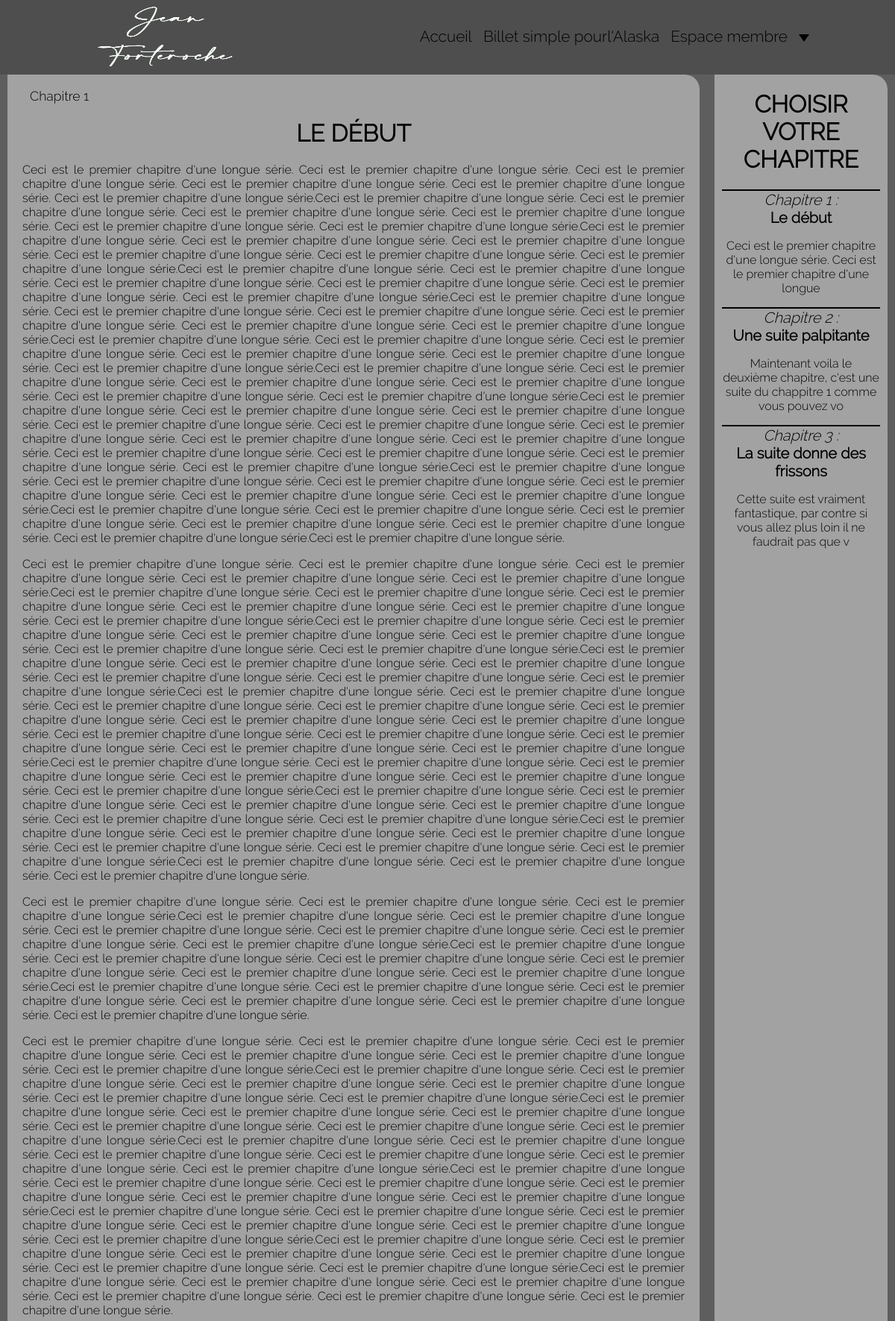
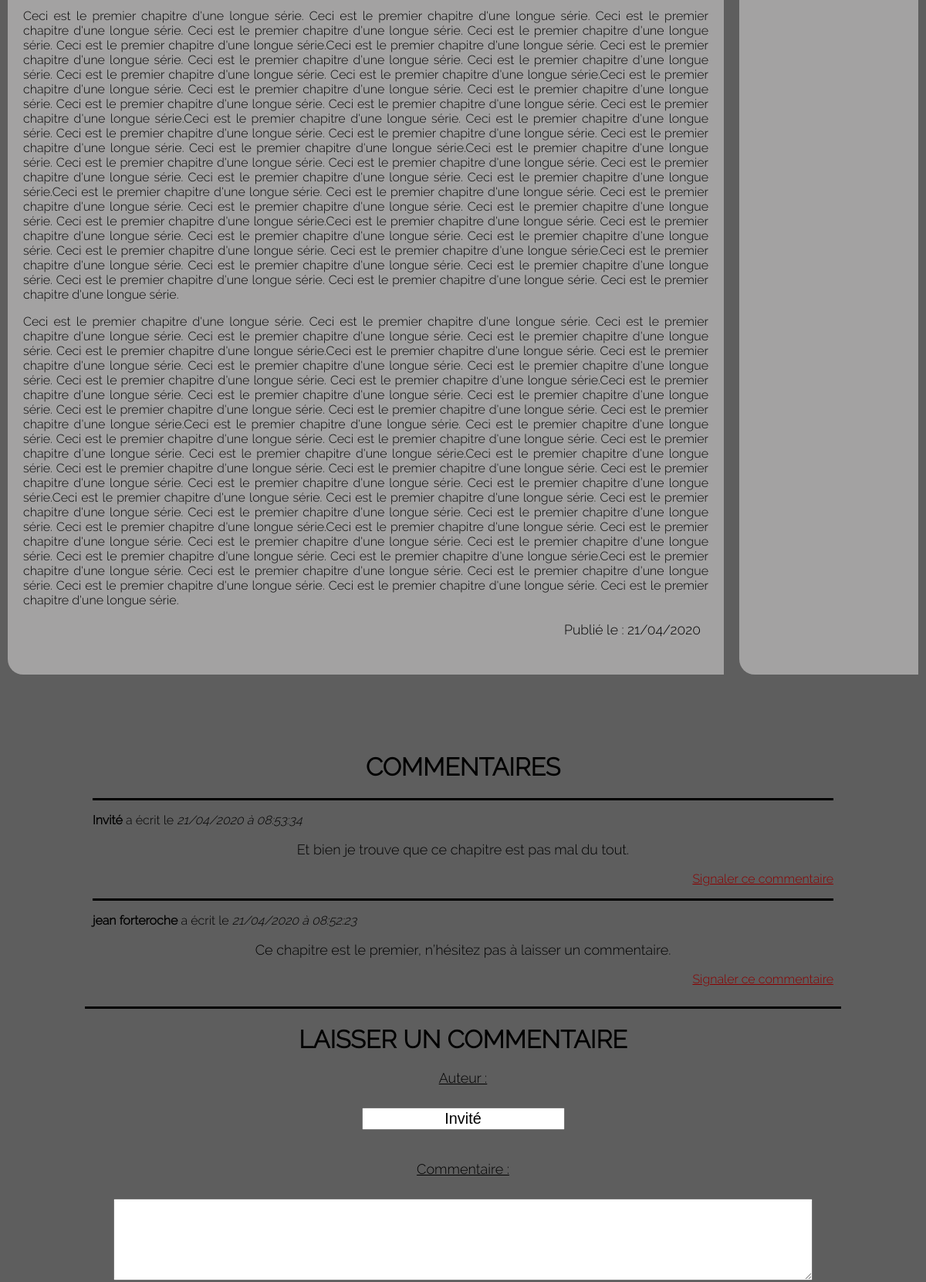
Page /index.php?page=bookPage&id=1 (upper part) on the committed database (2 pictures, top to bottom).
### tables this page shows
CREATE TABLE `chapter` (
  `id` int(11) NOT NULL,
  `chapterNumber` int(11) NOT NULL,
  `chapterName` varchar(255) NOT NULL,
  `chapterContent` longtext NOT NULL,
  `dateOfPublication` datetime NOT NULL
);

CREATE TABLE `comments` (
  `id` int(11) NOT NULL,
  `idChapter` int(11) NOT NULL,
  `commentContent` text NOT NULL,
  `author` varchar(255) NOT NULL DEFAULT 'invité',
  `dateOfPublication` datetime NOT NULL,
  `report` tinyint(4) NOT NULL DEFAULT '0'
);

### view/View.php (called while the page is built, shortened)
<?php
class View {
    public function render($path, $param){
        $content = $this->renderContent($path, $param);
        require('view/template.php');
        return ob_get_clean();
    }
    public function renderContent($path, $param){
        extract($param);
        require($path);
        return ob_get_clean();
    }
}

### controller/Controller.php (called while the page is built, shortened)
<?php
class Controller{
    public function chapterPage($warningMessage=null, $member=null){
        $title = 'Billet simple pour l\'Alaska';
        $chapterManager = new ChapterManager();
        $idLastChapter = $chapterManager->getLastIdChapter();
        $idChapter = $_GET['id'] ?? $idLastChapter;
        $chapter = $chapterManager->getChapter($idChapter);
        $allChapter = $chapterManager->getAllChapters();
        $commentManager = new CommentManager();
        $commentsList = $commentManager->getComments($idChapter);
        $view = new View();
        return $view->render('view/bookView.php', [ 'title'=>$title,
                                                    'chapter'=>$chapter,
                                                    'commentsList'=>$commentsList,
                                                    'allChapter'=>$allChapter,
                                                    'warningMessage'=>$warningMessage,
                                                    'member'=>$member
                                                    ]);
    }
}

### model/ChapterManager.php (called while the page is built, shortened)
<?php
class ChapterManager extends Model{
    public function getAllChapters(){
        $sql = ('SELECT * FROM chapter ORDER BY chapterNumber');
        $allChaptersList = [];
        $statement = $this->executeQuery($sql);
        while($rs = $statement->fetch()){
            $chapter = new Chapter($rs);
            $allChaptersList[]= $chapter;
        }
        return $allChaptersList;
    }
    public function getChapter($id){
        $sql = ('SELECT * FROM chapter WHERE id=?');
        $args = array($id);
        $statement = $this->prepareQuery($sql, $args);
        $rs = $statement->fetch();
        if($rs!=null){
            $chapter = new Chapter($rs);
            return $chapter;
        }
        return null;
    }
}

### model/Model.php (called while the page is built)
<?php
abstract class Model{
    private $_db;
    protected function executeQuery($sql){
        $req = $this->getDb()->query($sql);
        return $req;
    }
    protected function prepareQuery($sql, $args){
        $req = $this->getDb()->prepare($sql);
        $req->execute($args);
        return $req;
    }
    private function getDb(){
        if($this->_db == null){
            $this->_db = new PDO('mysql:host=localhost;dbname=Projet 4_Blog Jean Forteroche;charset=utf8','root','963951');
        }
        return $this->_db;
    }
}

### model/AbstractEntity.php (called while the page is built, shortened)
<?php
abstract class AbstractEntity{
    public function hydrate(array $donnees){
        foreach($donnees as $key => $value){
            $method = 'set' . ucfirst($key);
        }
    }
    public function alter($date, $before, $after) {
		return DateTime::createFromFormat($before, $date)->format($after);
    }
	public function toHTML($date, $before = 'Y-m-d H:i:s') {
		return self::alter($date, $before, 'd/m/Y');
    }
    public function toHTMlWithHours($date, $before = 'Y-m-d H:i:s') {
		return self::alter($date, $before, 'd/m/Y à H:i:s' );
    }
}

### model/Chapter.php (called while the page is built, shortened)
<?php
class Chapter extends AbstractEntity{
    private $_id;
    private $_chapterNumber;
    private $_chapterName;
    private $_chapterContent;
    private $_dateOfPublication;
    public function getId(){
        return $this->_id;
    }
    public function setId($id){
        $this->_id = $id;
    }
    public function getChapterNumber(){
        return $this->_chapterNumber;
    }
    public function setChapterNumber($chapterNumber){
        $this->_chapterNumber = $chapterNumber;
    }
    public function getChapterName(){
        return $this->_chapterName;
    }
    public function setChapterName($chapterName){
        $this->_chapterName = $chapterName;
    }
    public function getAllChapterContent(){
        return $this->_chapterContent;
    }
    public function getShortChapterContent100(){
        return substr($this->_chapterContent, 0, 100);
    }
    public function setChapterContent($chapterContent){
        $this->_chapterContent = $chapterContent;
    }
    public function getDateOfPublicationDMY(){
        $date = $this->_dateOfPublication;
        return self::toHTML($date);
    }
    public function setDateOfPublication($dateOfPublication){
        $this->_dateOfPublication = $dateOfPublication;
    }
}

### model/CommentManager.php (called while the page is built, shortened)
<?php
class CommentManager extends Model{
    public function getComments($id){
        $sql = ('SELECT * FROM comments WHERE idChapter = ? ORDER BY dateOfPublication DESC');
        $commentList = [];
        $args = array($id);
        $statement = $this->prepareQuery($sql, $args);
        while($rs = $statement->fetch()){
            $comment = new Comment($rs);
            $commentList[] = $comment;
        }
        return $commentList;
    }
}

### model/Comment.php (called while the page is built, shortened)
<?php
class Comment extends AbstractEntity{
    private $_id;
    private $_commentContent;
    private $_dateOfPublication;
    private $_author;
    private $_report;
    public function getId(){
        return $this->_id;
    }
    public function setId($id){
        $this->_id = $id;
    }
    public function getCommentContent(){
        return $this->_commentContent;
    }
    public function setCommentContent($commentContent){
        $this->_commentContent = $commentContent;
    }
    public function getDateOfPublicationDMYHIS(){
        $date = $this->_dateOfPublication;
        return self::toHTMLWithHours($date);
    }
    public function setDateOfPublication($dateOfPublication){
        $this->_dateOfPublication = $dateOfPublication;
    }
    public function getAuthor(){
        return $this->_author;
    }
    public function setAuthor($author){
        $this->_author = $author;
    }
    public function getReport(){
        if($this->_report==1){
            $this->_report = 'Signalé';
        } else {
            $this->_report = '';
        }
        return $this->_report;
    }
    public function setReport($report){
        $this->_report = $report;
    }
}

### view/bookView.php (the view, shortened to what this page needs)
<div id=showChapterBook>
   <div class="chapter">
      <?php
      if(!empty($chapter)){
      ?>
         <p class="chapterNumber">Chapitre <?= $chapter->getChapterNumber(); ?></p>
         <h1><?= $chapter->getChapterName(); ?></h1>
         <div class='completText'><?= $chapter->getAllChapterContent(); ?></div>
         <p class="publicationDate">Publié le : <?= $chapter->getDateOfPublicationDMY(); ?></p>
      <?php
      } else {
         echo 'ce chapitre n\'existe pas';
      }
      ?>
   </div>
   <div class='navChapter'>
      <h1>Choisir votre chapitre</h1>
      <?php foreach($allChapter as $chaptershow):?>
         <a href="index.php?page=bookPage&amp;id=<?= $chaptershow->getId(); ?>">
            <div class="chapterNumberNavigation">Chapitre <?= $chaptershow->getChapterNumber()?> :</div>
            <div class="chapterNameNavigation"> <?= $chaptershow->getChapterName()?></div>
            <div class="chapterContentNavigation"> <?=$chaptershow->getShortChapterContent100()?> </div>
         </a>
      <?php endforeach;?>
   </div>
</div>
<div id="commentaire">
   <h1>Commentaires</h1>
    <?php foreach($commentsList as $comment): ?>
      <div class="oneComment">
         <p class="containsComments"><strong><?= $comment->getAuthor()?></strong> a écrit le <em><?=$comment->getDateOfPublicationDMYHIS();?></em></p>
         <p class="comment"><?= $comment->getCommentContent() ?></p>
         <?php if($comment->getReport() == 'Signalé'){ ?>
               <p class="report">Ce commentaire à été signalé</p>
         <?php } else { ?>
               <p class="report"><a href="index.php?page=reportAction&amp;reportId=<?= $comment->getId(); ?>&amp;id=<?= $chapter->getId(); ?>#commentaire">Signaler ce commentaire</a></p>
         <?php } ?>
      </div>
   <?php endforeach;?>
</div>
<div id="commentWrite">
   <h1>Laisser un commentaire</h1>
   <form class="commentForm" action="index.php?page=addCommentAction&amp;id=<?= $chapter->getId() ?>#commentaire" method="post">
      <div class="commentAuthor">
         <p><label for="author">Auteur : </label></p>
         <p><input type="text" id="author" name="author" <?php if(!empty($_SESSION)): ?>value="<?= $member->getPseudo() ?>" <?php else : ?> value="Invité" <?php endif; ?> readonly ></p>
      </div>
      <div class="commentContent">
         <p><label for="commentContent">Commentaire : </label></p>
         <p><textarea name="commentContent" id="commentContent" required></textarea></p>
      </div>
   </form>
</div>

### public/css/style.css (style rules this page uses)
body { background-color: #5e5e5e; font-family: 'ralewaynormal', arial, sans-serif; margin: auto; color: black; }
h1 { text-transform: uppercase; text-align: center; margin-left: 20px; margin-right: 20px; font-size: xx-large; }
.partOfChapter, .chapter, .navChapter { background-color: #a3a2a2; width: 33%; margin: 0px 10px 30px 10px; border-radius: 0px 20px 0px 20px; padding-bottom: 30px; }
#showChapterBook { display: flex; }
.completText { text-align: justify; padding-left: 20px; padding-right: 20px; }
.chapter { width: 80%; text-align: justify; }
.navChapter { width: 20%; overflow: auto; }
.navChapter a { color : black; text-decoration: none; }
#commentaire { width: 80%; margin: 0 auto; padding: 50px 10px 10px 10px; border-bottom: 3px solid black; }
#commentaire a { color: darkred; }
.containsComments { text-align: initial; }
.comment { font-size: large; }
.report { text-align: end; }
#author { text-align: center; font-size: 1.1em; }
#commentContent { width: 75%; }
.chapterNumber { font-size: 1.1em; text-align: start; padding-left: 30px; }
.publicationDate { font-size: 1.1em; text-align: end; padding-right: 30px; }
.chapter > p { padding-left: 30px; padding-right: 30px; }
#commentWrite { font-size: large; margin-bottom: 30px; }
.commentAuthor { margin-bottom: 40px; }
.commentAuthor label { text-decoration: underline; }
.commentAuthor input { margin-top: 10px; }
.commentContent { margin-bottom: 30px; }
.commentContent label { text-decoration: underline; }
.commentContent textarea { margin-top: 10px; height: 100px; }
.oneComment { border-top: 3px solid black; }
.chapterNumberNavigation { border-top: 2px solid black; font-size: 20px; font-style: italic; }
.chapterNameNavigation { font-size: 20px; font-weight: bold; }
.chapterNumberNavigation, .chapterNameNavigation, .chapterContentNavigation { margin:0px 10px; }

### rows in the picture
chapter: chapterNumber "1", chapterName "LE DÉBUT", chapterContent "Ceci est le premier chapitre d'une longue série. Ceci est le premier chapitre d'une longue série. Ceci est le premier chapitre d'une longue série. Ceci est le premier chapitre d'une longue série. Ceci est le premier chapitre d'une longue série. Ceci est le premier chapitre d'une longue série.Ceci est le premier chapitre d'une longue série. Ceci est le premier chapitre d'une longue série. Ceci est le premier chapitre d'une longue série. Ceci est le premier chapitre d'une longue série. Ceci est le premier chapitre d'une longue série. Ceci est le premier chapitre d'une longue série.Ceci est le premier chapitre d'une longue série. Ceci est le premier chapitre d'une longue série. Ceci est le…", dateOfPublication "21/04/2020", chapterName "Le début", chapterContent "Ceci est le premier chapitre d'une longue série. Ceci est le premier chapitre d'une longue"
chapter: chapterNumber "2", chapterName "Une suite palpitante", chapterContent "Maintenant voila le deuxième chapitre, c'est une suite du chappitre 1 comme vous pouvez vo"
chapter: chapterNumber "3", chapterName "La suite donne des frissons", chapterContent "Cette suite est vraiment fantastique, par contre si vous allez plus loin il ne faudrait pas que v"
comments: author "Invité", dateOfPublication "21/04/2020 à 08:53:34", commentContent "Et bien je trouve que ce chapitre est pas mal du tout."
comments: author "jean forteroche", dateOfPublication "21/04/2020 à 08:52:23", commentContent "Ce chapitre est le premier, n’hésitez pas à laisser un commentaire."
